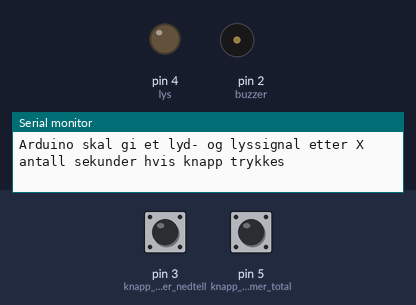
The sketch below on a simulated Arduino Uno, built with avr-gcc and run on an emulated ATmega328P. Parts: output pins drawn as LEDs (lit = HIGH), buzzer (waves = sounding, pin HIGH), the last lines printed to the serial monitor. Inputs (shaded band) come from the test bench; at power-on: pin 3 (knapp_som_starter_nedtell) HIGH, pin 5 (knapp_som_bestemmer_total) HIGH.

Above: at 1.2 s.
1.3 s: pin 3 (knapp_som_starter_nedtell) pulled LOW for 0.15 s
At 2.9 s:
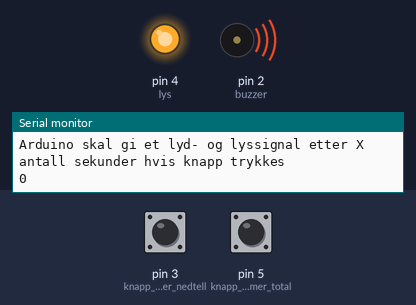
4.4 s: pin 5 (knapp_som_bestemmer_total) pulled LOW for 1 s
At 4.4 s:
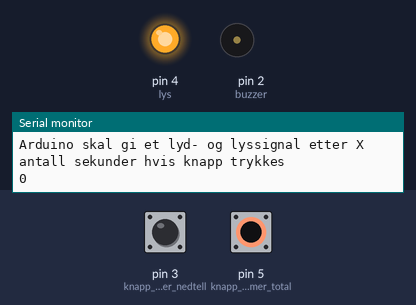
Timing chart, 0 to 7.4 s (numbered marks = the images above; inputs shaded):
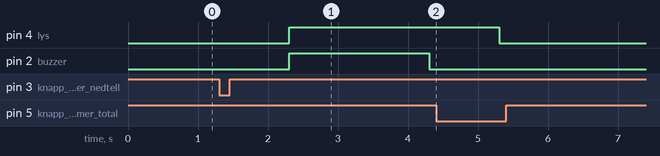

The sketch:

Oppgave_18.ino
```cpp
int tid; //variabel for antall sekunder som telles ned
int valgtid(0); //variabel for hvor mange sekunder som skal telles
void setup() {
  // put your setup code here, to run once:
  Serial.begin(9600);
  pinMode(2, OUTPUT);           //buzzer
  pinMode(3, INPUT_PULLUP);     //knapp som starter nedtelling
  pinMode(4, OUTPUT);           //lys
  pinMode(5, INPUT_PULLUP);     //knapp som bestemmer total tid
  Serial.println("Arduino skal gi et lyd- og lyssignal etter X antall sekunder hvis knapp trykkes");
}

void loop() {
  // put your main code here, to run repeatedly:
  if (digitalRead(5) == LOW) { //hvis pinne 5 er LOW blir total tid som telles ned plusset på med 10 sec
    valgtid += 10;
    if (valgtid > 100) {
      valgtid = 0;
    }
    Serial.print("Your new time is: ");
    Serial.println(valgtid);
    delay(400);

  }

  if (digitalRead(3) == LOW) { //hvis pinne 3 er LOW teller ned sekundene
    for (tid = 0; tid <= valgtid; tid += 1) {
      Serial.println(tid);
      delay(1000);

      if (tid == valgtid) {
        digitalWrite(2, HIGH); //setter buzzer høy
        digitalWrite(4, HIGH); //setter lysdiode høy
        delay(2000);
        digitalWrite(2, LOW); //setter buzzer lav etter 2 sec
        delay(1000);
        digitalWrite(4, LOW); //setter lysdiode lav etter 3 sec
        tid = 0;
      }
    }
  }
}
```

Measured:
- after the input at 1.3 s, pin 4 (lys): LOW → HIGH after 1.0 s; pin 2 (buzzer): LOW → HIGH after 1.0 s, → LOW 2.0 s later
